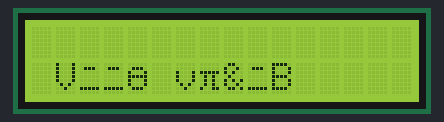
Simulated run of this program. Board: Raspberry Pi (header pin numbers). On the bench: 16×2 character LCD.

Above: at 0.2 s.
At 3.3 s:
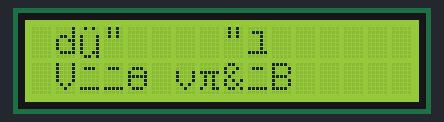
At 9.5 s:
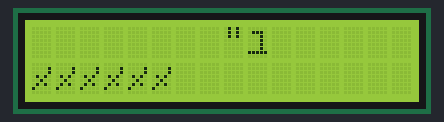
At 18.8 s:
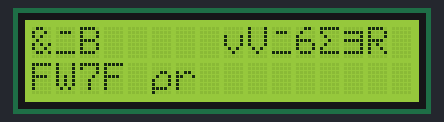
At 28.1 s:
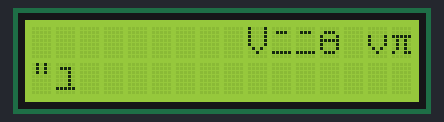
At 37.4 s:
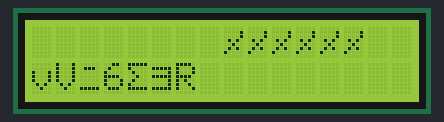

Measured:
- what the display in image 0 shows lasts 3.0 s, from 0.1 s to 3.1 s

The program:

lcd.py
```python
import RPi.GPIO as GPIO
import time

LCD_RS=40
LCD_E=29
LCD_D4=31
LCD_D5=33
LCD_D6=35
LCD_D7=37

LCD_WIDTH=16
LCD_CHR=True
LCD_CMD=False

LCD_LINE_1=0X80
LCD_LINE_2=0XC0

E_PULSE=0.0005
E_DELAY=0.0005

def main():
    GPIO.setwarnings(False)
    GPIO.setmode(GPIO.BOARD)
    GPIO.setup(LCD_E,GPIO.OUT)
    GPIO.setup(LCD_RS,GPIO.OUT)
    GPIO.setup(LCD_D4,GPIO.OUT)
    GPIO.setup(LCD_D5,GPIO.OUT)
    GPIO.setup(LCD_D6,GPIO.OUT)
    GPIO.setup(LCD_D7,GPIO.OUT)

    lcd_init()
    while True:
        lcd_string("hello world!",LCD_LINE_1)
        lcd_string("welcome ",LCD_LINE_2)
        time.sleep(3)

        lcd_string("LED CODE FOR",LCD_LINE_1)
        lcd_string("R-Pi ",LCD_LINE_2)
        time.sleep(3)

        lcd_string("Testing",LCD_LINE_1)
        lcd_string("------",LCD_LINE_2)
        time.sleep(3)

def lcd_init():
     lcd_display(0X28,LCD_CMD)
     lcd_display(0X0C,LCD_CMD)
     lcd_display(0x01,LCD_CMD)
     time.sleep(E_DELAY)

def lcd_display(bits,mode):
    GPIO.output(LCD_RS,mode)
    GPIO.output(LCD_D4,False)
    GPIO.output(LCD_D5,False)
    GPIO.output(LCD_D6,False)
    GPIO.output(LCD_D7,False)
    if bits &0x10==0x10:
        GPIO.output (LCD_D4, True)
    if bits &0x20==0x20:
        GPIO.output (LCD_D5, True)
    if bits &0x40==0x40:
        GPIO.output (LCD_D6, True)
    if bits &0x80==0x80:
        GPIO.output (LCD_D7, True)

    lcd_toggle_enable()
    GPIO.output(LCD_D4,False)
    GPIO.output(LCD_D5,False)
    GPIO.output(LCD_D6,False)
    GPIO.output(LCD_D7,False)
    if bits&0x01==0x01:
        GPIO.output(LCD_D4,True)
    if bits&0x02==0x02:
        GPIO.output(LCD_D5,True)
    if bits&0x04==0x04:
        GPIO.output(LCD_D6,True)
    if bits&0x08==0x08:
        GPIO.output(LCD_D7,True)

    lcd_toggle_enable()

def lcd_toggle_enable():
    time.sleep(E_DELAY)
    GPIO.output(LCD_E,True)
    time.sleep(E_PULSE)
    GPIO.output(LCD_E,False)
    time.sleep(E_DELAY)

def lcd_string(message,line):
        message=message.ljust(LCD_WIDTH," ")
        lcd_display(line,LCD_CMD)

        for i in range(LCD_WIDTH):
          lcd_display(ord(message[i]),LCD_CHR)

if __name__=='__main__':
    try:
        main()
    except KeyboardInterrupt:
        pass
    finally:
        lcd_display(0x01,LCD_CMD)
        GPIO.cleanup()
```
